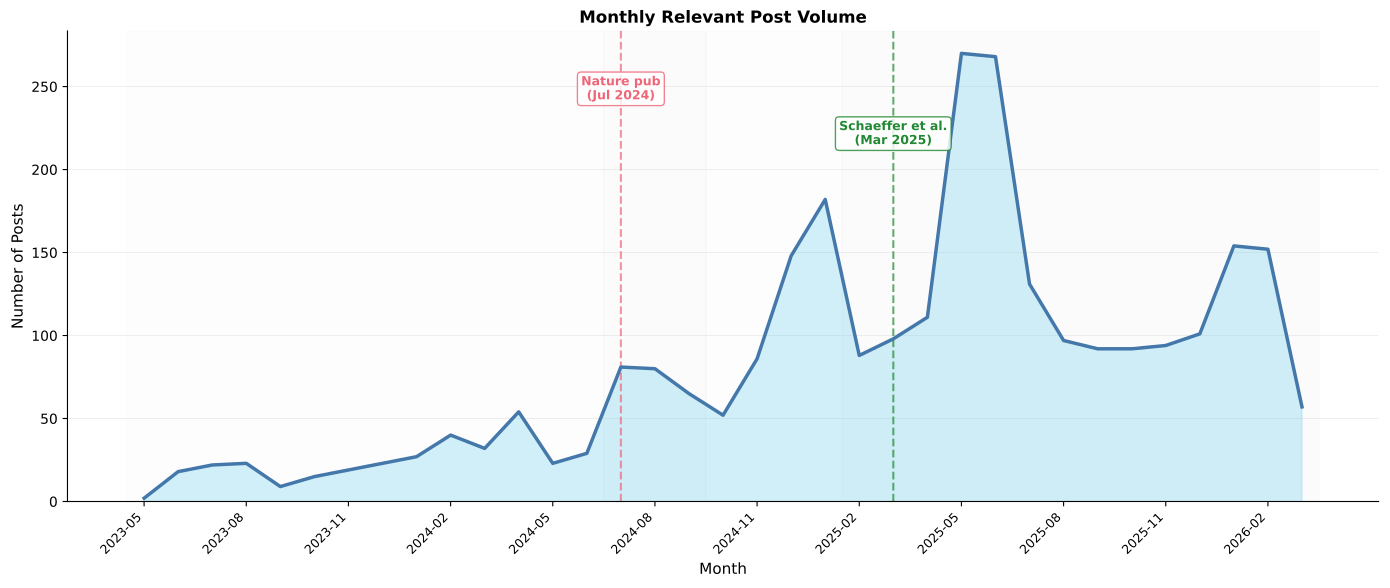

Write Python code to recreate this figure.
#!/usr/bin/env python3
"""
/// script
requires-python = ">=3.9"
dependencies = [
    "matplotlib>=3.5.0",
    "numpy>=1.20.0",
]
///
"""

import matplotlib.pyplot as plt
import matplotlib.patches as mpatches
from datetime import datetime
import numpy as np

# Colorblind-accessible palette
palette = {
    "line": "#4477AA",      # blue
    "fill": "#66CCEE",      # cyan
    "event1": "#EE6677",    # red
    "event2": "#228833"     # green
}

# Data from Appendix A2
months_str = [
    "2023-05", "2023-06", "2023-07", "2023-08", "2023-09", "2023-10", "2023-11", "2023-12",
    "2024-01", "2024-02", "2024-03", "2024-04", "2024-05", "2024-06", "2024-07", "2024-08",
    "2024-09", "2024-10", "2024-11", "2024-12", "2025-01", "2025-02", "2025-03", "2025-04",
    "2025-05", "2025-06", "2025-07", "2025-08", "2025-09", "2025-10", "2025-11", "2025-12",
    "2026-01", "2026-02", "2026-03"
]

volumes = [
    2, 18, 22, 23, 9, 15, 19, 23, 27, 40, 32, 54, 23, 29, 81, 80,
    65, 52, 86, 148, 182, 88, 98, 111, 270, 268, 131, 97, 92, 92, 94, 101,
    154, 152, 57
]

# Convert months to datetime for plotting
dates = [datetime.strptime(m, "%Y-%m") for m in months_str]
x_numeric = np.arange(len(dates))

fig, ax = plt.subplots(figsize=(14, 6))

# Add epoch background shading
# E1: pre-Jul 2024 (indices 0-13)
# E2: Jul-Sep 2024 (indices 14-16)
# E3: Oct 2024-Feb 2025 (indices 17-20)
# E4: Mar 2025+ (indices 21+)

epoch_colors = ["#F0F0F0", "#E8E8E8", "#F0F0F0", "#E8E8E8"]
epoch_boundaries = [
    (0, 13, "E1: Pre-Nature pub"),
    (14, 16, "E2: Jul-Sep 2024"),
    (17, 20, "E3: Oct 2024-Feb 2025"),
    (21, len(dates)-1, "E4: Post-Schaeffer")
]

for idx, (start, end, label) in enumerate(epoch_boundaries):
    ax.axvspan(start - 0.5, end + 0.5, alpha=0.15, color=epoch_colors[idx], zorder=0)

# Plot line and fill
ax.plot(x_numeric, volumes, color=palette["line"], linewidth=2.5, zorder=3, label="Post Volume")
ax.fill_between(x_numeric, volumes, alpha=0.3, color=palette["fill"], zorder=2)

# Add vertical lines for key events
# Nature pub at Jul 2024 (index 14)
ax.axvline(x=14, color=palette["event1"], linestyle='--', linewidth=1.5, alpha=0.7, zorder=2)
ax.text(14, max(volumes)*0.95, "Nature pub\n(Jul 2024)",
        fontsize=9, ha='center', va='top', color=palette["event1"], fontweight='bold',
        bbox=dict(boxstyle='round,pad=0.3', facecolor='white', edgecolor=palette["event1"], alpha=0.8))

# Schaeffer et al. at Mar 2025 (index 22)
ax.axvline(x=22, color=palette["event2"], linestyle='--', linewidth=1.5, alpha=0.7, zorder=2)
ax.text(22, max(volumes)*0.85, "Schaeffer et al.\n(Mar 2025)",
        fontsize=9, ha='center', va='top', color=palette["event2"], fontweight='bold',
        bbox=dict(boxstyle='round,pad=0.3', facecolor='white', edgecolor=palette["event2"], alpha=0.8))

# Format x-axis to show months
tick_positions = list(range(0, len(dates), 3))  # Every 3 months
tick_labels = [months_str[i] for i in tick_positions]
ax.set_xticks(tick_positions)
ax.set_xticklabels(tick_labels, rotation=45, ha='right', fontsize=9)

# Labels and title
ax.set_ylabel('Number of Posts', fontsize=11)
ax.set_xlabel('Month', fontsize=11)
ax.set_title('Monthly Relevant Post Volume', fontsize=12, fontweight='bold')

# Grid
ax.grid(axis='y', alpha=0.3, linestyle='-', linewidth=0.5)
ax.set_axisbelow(True)

# Remove spines
ax.spines['top'].set_visible(False)
ax.spines['right'].set_visible(False)

# Set y-axis to start at 0
ax.set_ylim(bottom=0)

plt.tight_layout()
plt.savefig('/Users/Joshua/agent/model-collapse-study/paper/figures/fig_monthly_volume.pdf',
            dpi=300, bbox_inches='tight')
print("Saved: fig_monthly_volume.pdf")
